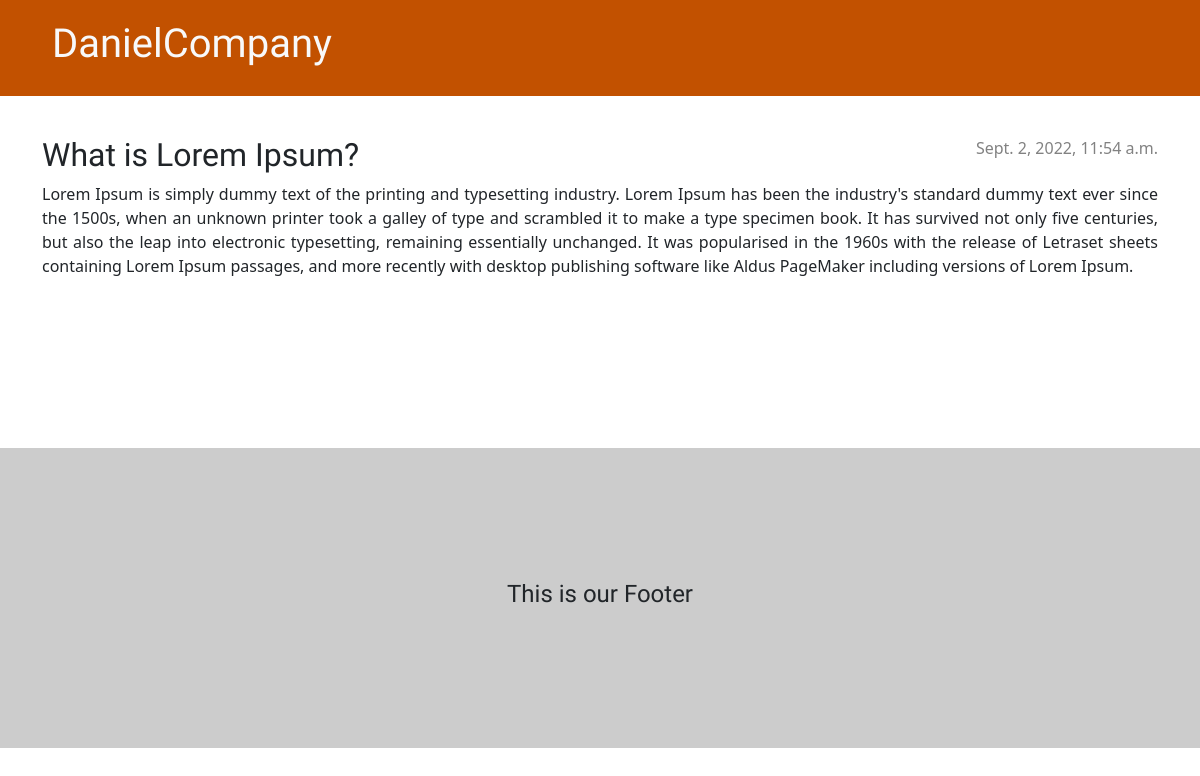
The app's page /post/2/ with its own data.
### blog/models.py (models this page shows, shortened)
class Post(models.Model):
    author = models.ForeignKey(
        settings.AUTH_USER_MODEL, on_delete=models.CASCADE)
    title = models.CharField(max_length=200)
    text = models.TextField()
    created_date = models.DateTimeField(default=timezone.now)
    published_date = models.DateTimeField(blank=True, null=True)

### blog/views.py (the view)
# urls.py: path('post/<int:pk>/', views.post_detail, name='post_detail'),
def post_detail(request, pk):
    post = get_object_or_404(Post, pk=pk)
    return render(request, 'blog/post_detail.html', {'pk': post})

### blog/templates/blog/post_detail.html (shortened to what this page needs)
{% extends 'blog/index.html' %}
{% block content %}
    <article class="post">
        {% if pk.published_date %}
            <time class="date">
                {{ pk.published_date }}
            </time>
        {% endif %}
        <h2>{{ pk.title }}</h2>
        <p>{{ pk.text|linebreaksbr }}</p>
    </article>
{% endblock %}

### blog/static/blog/style.css (style rules this page uses)
body { overflow-x: hidden; }
h1, h2, h3, h4 { font-family: 'Orelega One', cursive; }
.date { color: #828282; }
.post { margin-bottom: 70px; }
p { text-align: justify; }
.post > .date, .post > .actions { float: right; }

### records on screen
Post: published_date "Sept. 2, 2022, 11:54 a.m.", title "What is Lorem Ipsum?", text "Lorem Ipsum is simply dummy text of the printing and typesetting industry. Lorem Ipsum has been the industry's standard dummy text ever since the 1500s, when an unknown printer took a galley of type and scrambled it to make a type specimen book. It has survived not only five centuries, but also the leap into electronic typesetting, remaining essentially unchanged. It was popularised in the 1960s with the release of Letraset sheets containing Lorem Ipsum passages, and more recently with desktop publishing software like Aldus PageMaker including versions of Lorem Ipsum."
